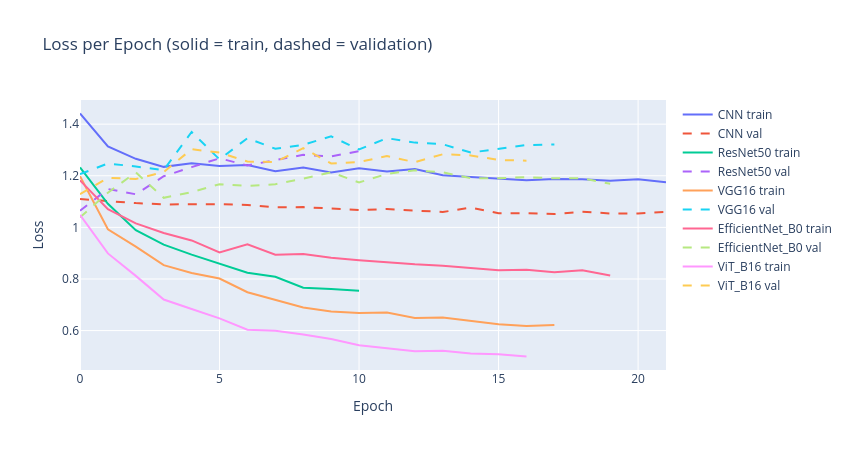
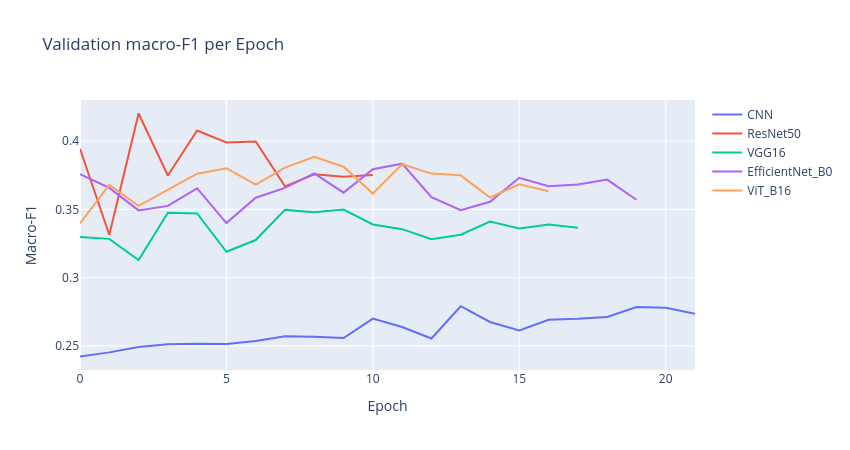
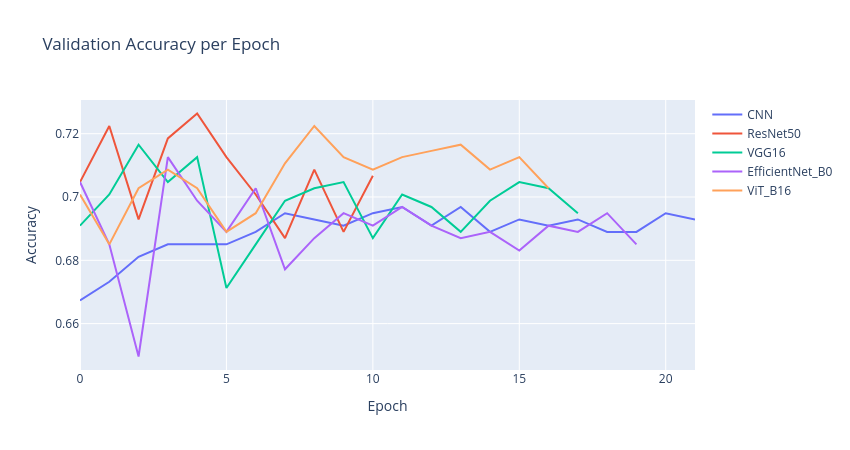

Notebook cell for these charts, in order:
### Markdown cell above
### Training curves (overfitting check):

### Code cell
histories = {}
for name, var in [("CNN", "cnn"), ("ResNet50", "resnet"), ("VGG16", "vgg"), ("EfficientNet_B0", "effnet"), ("ViT_B16", "vit")]:
    if var + "_history" in globals():
        histories[name] = globals()[var + "_history"]

fig = go.Figure()
for name, h in histories.items():
    fig.add_scatter(y=h["train_loss"], mode="lines", name=name + " train")
    fig.add_scatter(y=h["val_loss"], mode="lines", line=dict(dash="dash"), name=name + " val")
fig.update_layout(height=450, width=850, title="Loss per Epoch (solid = train, dashed = validation)",
                  xaxis_title="Epoch", yaxis_title="Loss")
fig.show()

fig = go.Figure()
for name, h in histories.items():
    fig.add_scatter(y=h["val_f1"], mode="lines", name=name)
fig.update_layout(height=450, width=850, title="Validation macro-F1 per Epoch",
                  xaxis_title="Epoch", yaxis_title="Macro-F1")
fig.show()

fig = go.Figure()
for name, h in histories.items():
    fig.add_scatter(y=h["val_acc"], mode="lines", name=name)
fig.update_layout(height=450, width=850, title="Validation Accuracy per Epoch",
                  xaxis_title="Epoch", yaxis_title="Accuracy")
fig.show()

### Figure 1 — Plotly figure (JSON) as saved in the notebook; plotly's stock layout.template omitted (floating-point values rounded to 4 significant figures)
{"data": [{"mode": "lines", "name": "CNN train", "type": "scatter", "y": [1.441, 1.314, 1.266, 1.235, 1.248, 1.237, 1.242, 1.217, 1.232, 1.213, 1.229, 1.217, 1.226, 1.202, 1.196, 1.19, 1.183, 1.188, 1.186, 1.181, 1.186, 1.174]}, {"line": {"dash": "dash"}, "mode": "lines", "name": "CNN val", "type": "scatter", "y": [1.11, 1.102, 1.094, 1.089, 1.091, 1.09, 1.087, 1.078, 1.079, 1.074, 1.067, 1.071, 1.067, 1.059, 1.077, 1.055, 1.055, 1.051, 1.061, 1.054, 1.054, 1.06]}, {"mode": "lines", "name": "ResNet50 train", "type": "scatter", "y": [1.232, 1.091, 0.9894, 0.9329, 0.8942, 0.8597, 0.8242, 0.8086, 0.7658, 0.7611, 0.7544]}, {"line": {"dash": "dash"}, "mode": "lines", "name": "ResNet50 val", "type": "scatter", "y": [1.065, 1.149, 1.128, 1.198, 1.234, 1.268, 1.24, 1.262, 1.281, 1.275, 1.295]}, {"mode": "lines", "name": "VGG16 train", "type": "scatter", "y": [1.198, 0.9926, 0.9252, 0.8538, 0.8234, 0.8018, 0.7487, 0.7178, 0.6896, 0.6741, 0.6681, 0.6696, 0.6488, 0.6503, 0.6369, 0.6246, 0.6173, 0.622]}, {"line": {"dash": "dash"}, "mode": "lines", "name": "VGG16 val", "type": "scatter", "y": [1.206, 1.248, 1.236, 1.222, 1.37, 1.263, 1.346, 1.305, 1.32, 1.353, 1.302, 1.346, 1.329, 1.322, 1.29, 1.305, 1.319, 1.321]}, {"mode": "lines", "name": "EfficientNet_B0 train", "type": "scatter", "y": [1.182, 1.071, 1.016, 0.9781, 0.9494, 0.9027, 0.9344, 0.8942, 0.8966, 0.8823, 0.8723, 0.8631, 0.8566, 0.8516, 0.8415, 0.8342, 0.8354, 0.826, 0.8337, 0.8137]}, {"line": {"dash": "dash"}, "mode": "lines", "name": "EfficientNet_B0 val", "type": "scatter", "y": [1.039, 1.135, 1.213, 1.115, 1.136, 1.167, 1.161, 1.167, 1.189, 1.214, 1.174, 1.207, 1.221, 1.213, 1.191, 1.19, 1.195, 1.19, 1.19, 1.169]}, {"mode": "lines", "name": "ViT_B16 train", "type": "scatter", "y": [1.048, 0.8991, 0.812, 0.7203, 0.6836, 0.6473, 0.6036, 0.5995, 0.5845, 0.5672, 0.5432, 0.5309, 0.5201, 0.5222, 0.5114, 0.5086, 0.4995]}, {"line": {"dash": "dash"}, "mode": "lines", "name": "ViT_B16 val", "type": "scatter", "y": [1.128, 1.192, 1.188, 1.215, 1.303, 1.29, 1.255, 1.253, 1.307, 1.248, 1.253, 1.276, 1.253, 1.283, 1.279, 1.261, 1.259]}], "layout": {"height": 450, "title": {"text": "Loss per Epoch (solid = train, dashed = validation)"}, "width": 850, "xaxis": {"title": {"text": "Epoch"}}, "yaxis": {"title": {"text": "Loss"}}}}

### Figure 2 — Plotly figure (JSON) as saved in the notebook; plotly's stock layout.template omitted (floating-point values rounded to 4 significant figures)
{"data": [{"mode": "lines", "name": "CNN", "type": "scatter", "y": [0.2422, 0.2453, 0.2493, 0.2513, 0.2516, 0.2513, 0.2536, 0.2571, 0.2568, 0.2557, 0.27, 0.2639, 0.2555, 0.2791, 0.2675, 0.2613, 0.2691, 0.2698, 0.2712, 0.2785, 0.2779, 0.2736]}, {"mode": "lines", "name": "ResNet50", "type": "scatter", "y": [0.3944, 0.3314, 0.4202, 0.3748, 0.4078, 0.399, 0.3997, 0.3669, 0.3757, 0.374, 0.3752]}, {"mode": "lines", "name": "VGG16", "type": "scatter", "y": [0.3298, 0.3284, 0.3128, 0.3475, 0.347, 0.319, 0.3275, 0.3496, 0.3479, 0.3499, 0.339, 0.3355, 0.3282, 0.3315, 0.341, 0.3361, 0.3389, 0.3365]}, {"mode": "lines", "name": "EfficientNet_B0", "type": "scatter", "y": [0.3758, 0.3657, 0.3493, 0.3526, 0.3654, 0.34, 0.3585, 0.3658, 0.3764, 0.3623, 0.3794, 0.3835, 0.359, 0.3494, 0.3555, 0.3731, 0.367, 0.3683, 0.3718, 0.357]}, {"mode": "lines", "name": "ViT_B16", "type": "scatter", "y": [0.3397, 0.3679, 0.3526, 0.3645, 0.3761, 0.3801, 0.3682, 0.3805, 0.3885, 0.3812, 0.3616, 0.3831, 0.3762, 0.3749, 0.3587, 0.3684, 0.3633]}], "layout": {"height": 450, "title": {"text": "Validation macro-F1 per Epoch"}, "width": 850, "xaxis": {"title": {"text": "Epoch"}}, "yaxis": {"title": {"text": "Macro-F1"}}}}

### Figure 3 — Plotly figure (JSON) as saved in the notebook; plotly's stock layout.template omitted (floating-point values rounded to 4 significant figures)
{"data": [{"mode": "lines", "name": "CNN", "type": "scatter", "y": [0.6673, 0.6732, 0.6811, 0.685, 0.685, 0.685, 0.689, 0.6949, 0.6929, 0.6909, 0.6949, 0.6969, 0.6909, 0.6969, 0.689, 0.6929, 0.6909, 0.6929, 0.689, 0.689, 0.6949, 0.6929]}, {"mode": "lines", "name": "ResNet50", "type": "scatter", "y": [0.7047, 0.7224, 0.6929, 0.7185, 0.7264, 0.7126, 0.7008, 0.687, 0.7087, 0.689, 0.7067]}, {"mode": "lines", "name": "VGG16", "type": "scatter", "y": [0.6909, 0.7008, 0.7165, 0.7047, 0.7126, 0.6713, 0.685, 0.6988, 0.7028, 0.7047, 0.687, 0.7008, 0.6969, 0.689, 0.6988, 0.7047, 0.7028, 0.6949]}, {"mode": "lines", "name": "EfficientNet_B0", "type": "scatter", "y": [0.7047, 0.685, 0.6496, 0.7126, 0.6988, 0.689, 0.7028, 0.6772, 0.687, 0.6949, 0.6909, 0.6969, 0.6909, 0.687, 0.689, 0.6831, 0.6909, 0.689, 0.6949, 0.685]}, {"mode": "lines", "name": "ViT_B16", "type": "scatter", "y": [0.7008, 0.685, 0.7028, 0.7087, 0.7028, 0.689, 0.6949, 0.7106, 0.7224, 0.7126, 0.7087, 0.7126, 0.7146, 0.7165, 0.7087, 0.7126, 0.7028]}], "layout": {"height": 450, "title": {"text": "Validation Accuracy per Epoch"}, "width": 850, "xaxis": {"title": {"text": "Epoch"}}, "yaxis": {"title": {"text": "Accuracy"}}}}
